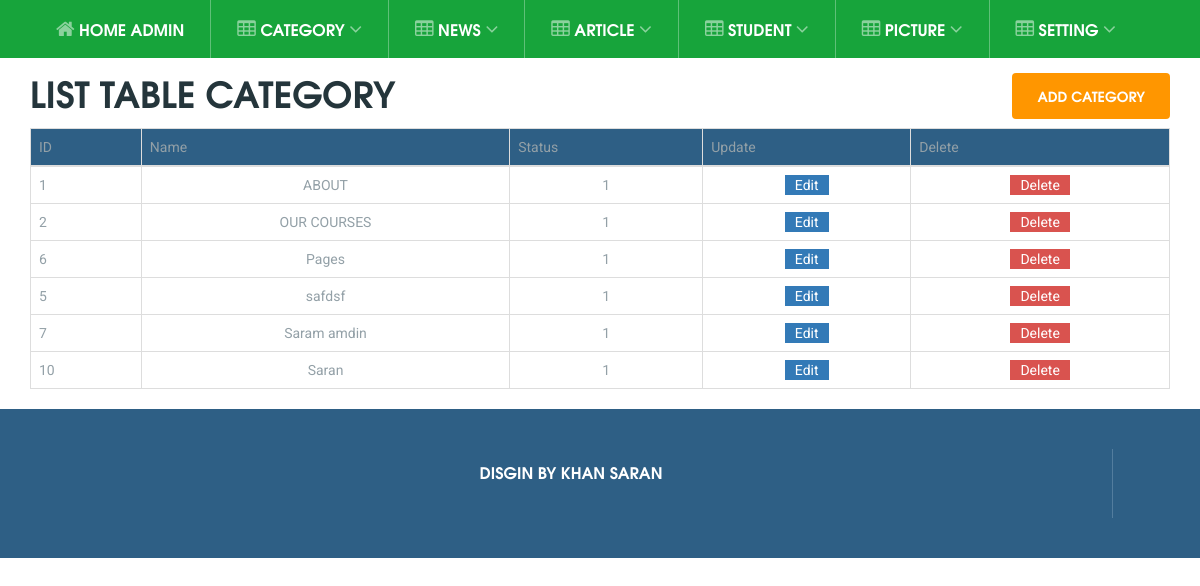
The page /admin/article/index.php (signed in) on the database its author committed.
### tables this page shows
CREATE TABLE `category` (
  `id` int(10) UNSIGNED NOT NULL,
  `name` varchar(255) DEFAULT NULL,
  `status` smallint(6) DEFAULT NULL,
  `ordering` smallint(6) DEFAULT NULL,
  `date` datetime DEFAULT NULL
);

### admin/article/index.php (the view, shortened to what this page needs)
<?php include('../../config/session.php'); ?>
<?php require_once('../headlink.php'); ?>
    <?php require_once('../header.php'); ?>
    <section class="p-10">
        <div class="container">
            <h2 style="padding: 15px 0 !important;"> List Table Category </h2>
            <div style="float: right;margin-top: -55px;"><a href="<?php echo BASE_URL_ADMIN; ?>cat/add.php" class="btn"> Add Category </a></div>
            <div class="col-12 col-md-12 col-xl-12" style="clear: both;margin:0; padding:0;">
                <table class="table table-bordered">
                  <thead style="background: #2e5f85">
                    <tr>
                      <th scope="col">ID</th>
                      <th scope="col">Name</th>
                      <th scope="col">Status</th>
                      <th scope="col">Update</th>
                      <th scope="col">Delete</th>
                    </tr>
                  </thead>
                  <tbody>
                    <?php $sql_cat = "SELECT * FROM category WHERE status = 1";
                        $result_cat = $conn->query($sql_cat);
                        if ($result_cat->num_rows > 0) {
                            while($row = $result_cat->fetch_assoc()) {
                                echo '<tr>
                                  <th scope="row">'.$row['id'].'</th>
                                  <td>'.$row['name'].'</td>
                                  <td>'.$row['status'].'</td>
                                  <td> <a style="padding:2px 10px !important;" class="btn-primary" href="#"> Edit </a></td>
                                  <td><a style="padding:2px 10px !important;" class="btn-danger" href="#"> Delete </a></td>
                                </tr>';
                            }
                        }
                    ?>
                  </tbody>
                </table>
            </div>
        </div>
    </section>
    <?php require_once('../footer.php'); ?>
    <?php require_once('../footerlink.php'); ?>

### rows shown on the page
category: id "1", name "ABOUT", status "1"
category: id "2", name "OUR COURSES", status "1"
category: id "6", name "Pages", status "1"
category: id "5", name "safdsf", status "1"
category: id "7", name "Saram amdin", status "1"
category: id "10", name "Saran", status "1"
